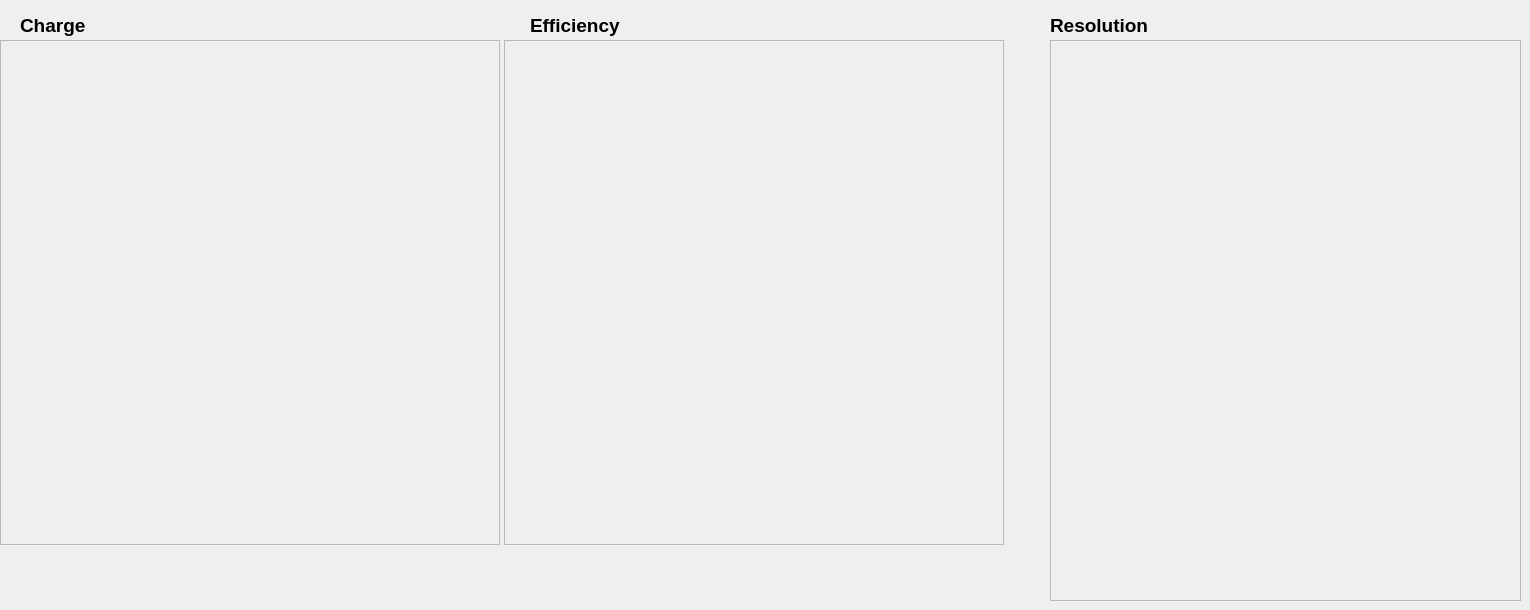
     <widget class="QWidget" name="addDut">
      <attribute name="title">
       <string>+</string>
      </attribute>
      <widget class="QLabel" name="label_7">
       <property name="geometry">
        <rect>
         <x>1050</x>
         <y>0</y>
         <width>131</width>
         <height>51</height>
        </rect>
       </property>
       <property name="text">
        <string>&lt;html&gt;&lt;head/&gt;&lt;body&gt;&lt;p&gt;&lt;span style=&quot; font-size:14pt; font-weight:600;&quot;&gt;Resolution&lt;/span&gt;&lt;/p&gt;&lt;/body&gt;&lt;/html&gt;</string>
       </property>
      </widget>
      <widget class="QFrame" name="resolutionFrame_0">
       <property name="geometry">
        <rect>
         <x>1050</x>
         <y>40</y>
         <width>471</width>
         <height>561</height>
        </rect>
       </property>
       <property name="frameShape">
        <enum>QFrame::StyledPanel</enum>
       </property>
       <property name="frameShadow">
        <enum>QFrame::Raised</enum>
       </property>
      </widget>
      <widget class="QFrame" name="efficiencyFrame_0">
       <property name="geometry">
        <rect>
         <x>504</x>
         <y>40</y>
         <width>500</width>
         <height>505</height>
        </rect>
       </property>
       <property name="frameShape">
        <enum>QFrame::StyledPanel</enum>
       </property>
       <property name="frameShadow">
        <enum>QFrame::Raised</enum>
       </property>
      </widget>
      <widget class="QLabel" name="label_8">
       <property name="geometry">
        <rect>
         <x>530</x>
         <y>0</y>
         <width>131</width>
         <height>51</height>
        </rect>
       </property>
       <property name="text">
        <string>&lt;html&gt;&lt;head/&gt;&lt;body&gt;&lt;p&gt;&lt;span style=&quot; font-size:14pt; font-weight:600;&quot;&gt;Efficiency&lt;/span&gt;&lt;/p&gt;&lt;/body&gt;&lt;/html&gt;</string>
       </property>
      </widget>
      <widget class="QLabel" name="label_9">
       <property name="geometry">
        <rect>
         <x>20</x>
         <y>0</y>
         <width>131</width>
         <height>51</height>
        </rect>
       </property>
       <property name="text">
        <string>&lt;html&gt;&lt;head/&gt;&lt;body&gt;&lt;p&gt;&lt;span style=&quot; font-size:14pt; font-weight:600;&quot;&gt;Charge&lt;/span&gt;&lt;/p&gt;&lt;/body&gt;&lt;/html&gt;</string>
       </property>
      </widget>
      <widget class="QFrame" name="chargeFrame_0">
       <property name="geometry">
        <rect>
         <x>0</x>
         <y>40</y>
         <width>500</width>
         <height>505</height>
        </rect>
       </property>
       <property name="frameShape">
        <enum>QFrame::StyledPanel</enum>
       </property>
       <property name="frameShadow">
        <enum>QFrame::Raised</enum>
       </property>
      </widget>
     </widget>
